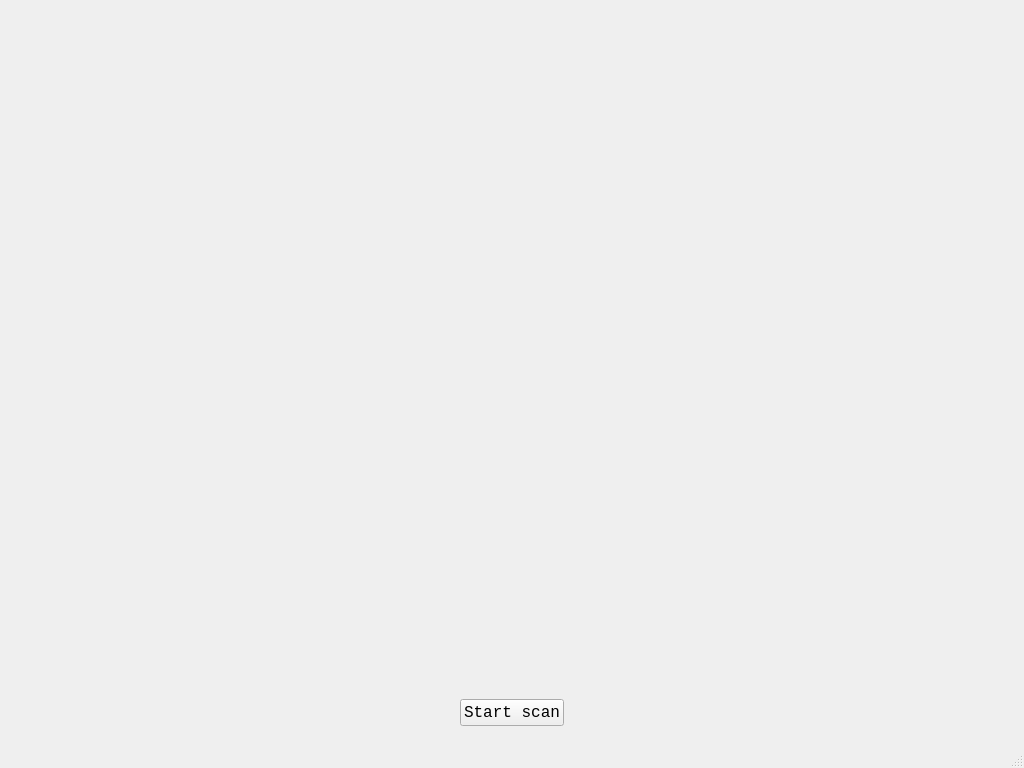
<?xml version="1.0" encoding="UTF-8"?>
<ui version="4.0">
 <class>MainWindow</class>
 <widget class="QMainWindow" name="MainWindow">
  <property name="geometry">
   <rect>
    <x>0</x>
    <y>0</y>
    <width>1024</width>
    <height>768</height>
   </rect>
  </property>
  <property name="font">
   <font>
    <family>Consolas</family>
    <pointsize>12</pointsize>
   </font>
  </property>
  <property name="windowTitle">
   <string>MainWindow</string>
  </property>
  <widget class="QWidget" name="centralwidget">
   <layout class="QVBoxLayout" name="verticalLayout_2">
    <item>
     <widget class="QStackedWidget" name="stackedWidget">
      <property name="currentIndex">
       <number>0</number>
      </property>
      <widget class="QWidget" name="page">
       <layout class="QVBoxLayout" name="verticalLayout">
        <item>
         <widget class="DirectoriesListWidget" name="widget" native="true"/>
        </item>
        <item>
         <layout class="QHBoxLayout" name="horizontalLayout">
          <item>
           <spacer name="horizontalSpacer_2">
            <property name="orientation">
             <enum>Qt::Horizontal</enum>
            </property>
            <property name="sizeHint" stdset="0">
             <size>
              <width>40</width>
              <height>20</height>
             </size>
            </property>
           </spacer>
          </item>
          <item>
           <widget class="QPushButton" name="pbStartScan">
            <property name="text">
             <string>Start scan</string>
            </property>
           </widget>
          </item>
          <item>
           <spacer name="horizontalSpacer">
            <property name="orientation">
             <enum>Qt::Horizontal</enum>
            </property>
            <property name="sizeHint" stdset="0">
             <size>
              <width>40</width>
              <height>20</height>
             </size>
            </property>
           </spacer>
          </item>
         </layout>
        </item>
       </layout>
      </widget>
      <widget class="QWidget" name="page_2">
       <widget class="QCalendarWidget" name="calendarWidget">
        <property name="geometry">
         <rect>
          <x>120</x>
          <y>70</y>
          <width>208</width>
          <height>190</height>
         </rect>
        </property>
       </widget>
      </widget>
     </widget>
    </item>
   </layout>
  </widget>
  <widget class="QMenuBar" name="menubar">
   <property name="geometry">
    <rect>
     <x>0</x>
     <y>0</y>
     <width>1024</width>
     <height>22</height>
    </rect>
   </property>
  </widget>
  <widget class="QStatusBar" name="statusbar"/>
 </widget>
 <customwidgets>
  <customwidget>
   <class>DirectoriesListWidget</class>
   <extends>QWidget</extends>
   <header>ui/DirectoriesListWidget/DirectoriesListWidget.h</header>
   <container>1</container>
  </customwidget>
 </customwidgets>
 <resources/>
 <connections/>
</ui>
